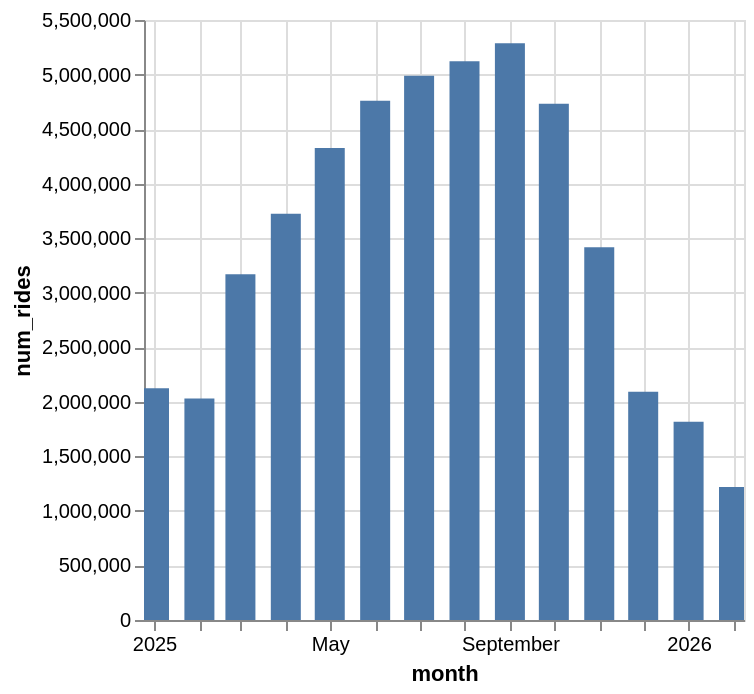

The code cell stored with this chart in its notebook:
### Code cell
alt.Chart(df).mark_bar(size=15).encode(
    alt.X('month'),
    alt.Y('num_rides'),
    tooltip=['month', 'num_rides']
).interactive()

### Figure 1 — Vega-Lite specification as saved in the notebook (floating-point values rounded to 4 significant figures)
{"config": {"view": {"continuousWidth": 300, "continuousHeight": 300}}, "data": {"name": "data-153c0a9a4f3ec0bd2530f25bec8d4a44"}, "mark": {"type": "bar", "size": 15}, "encoding": {"tooltip": [{"field": "month", "type": "temporal"}, {"field": "num_rides", "type": "quantitative"}], "x": {"field": "month", "type": "temporal"}, "y": {"field": "num_rides", "type": "quantitative"}}, "params": [{"name": "param_1e9efca18e7a2868", "select": {"type": "interval", "encodings": ["x", "y"]}, "bind": "scales"}], "$schema": "https://vega.github.io/schema/vega-lite/v6.1.0.json", "datasets": {"data-153c0a9a4f3ec0bd2530f25bec8d4a44": [{"month": "2025-12-01T00:00:00", "num_rides": 2091620}, {"month": "2025-10-01T00:00:00", "num_rides": 4731900}, {"month": "2025-09-01T00:00:00", "num_rides": 5287447}, {"month": "2025-07-01T00:00:00", "num_rides": 4988053}, {"month": "2025-04-01T00:00:00", "num_rides": 3724596}, {"month": "2025-11-01T00:00:00", "num_rides": 3417052}, {"month": "2025-01-01T00:00:00", "num_rides": 2124475}, {"month": "2025-06-01T00:00:00", "num_rides": 4759345}, {"month": "2025-02-01T00:00:00", "num_rides": 2031257}, {"month": "2026-02-01T00:00:00", "num_rides": 1219444}, {"month": "2026-01-01T00:00:00", "num_rides": 1816391}, {"month": "2025-05-01T00:00:00", "num_rides": 4325553}, {"month": "2025-03-01T00:00:00", "num_rides": 3168271}, {"month": "2025-08-01T00:00:00", "num_rides": 5121533}]}}
